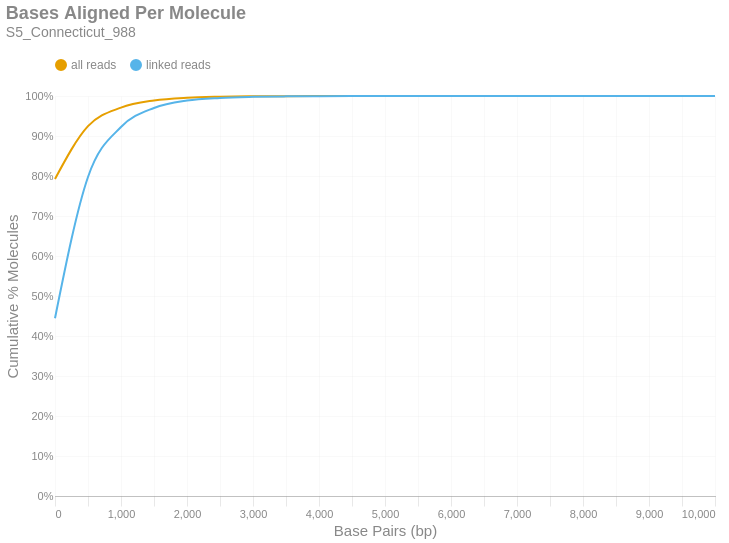

Notebook code for this chart:
### Markdown cell above
### Bases Aligned Per Molecule
This is a cumulative frequency distribution showing the number of base pairs aligned per unique molecule. These data are shown in 500 bp bins. There are two distributions: one with `all reads` (yellow) and another with only `linked reads` (blue). The percent of molecules in the `linked reads` distribution is relative to the total number of linked molecules.

### Code cell
if SKIPLR:
    print_html(f"Skipped")
else:
    binned_df = consolidated_hist(valids['aligned_bp'], mask, 500, True)
    with SafeRender(binned_df):
        (
            density_plot(binned_df, 'Bases Aligned Per Molecule', samplename, 'basesper')
            .encode(
                x=alt.X('bin:Q', title="Base Pairs (bp)").axis(tickMinStep=500).scale(padding=0),
                y=alt.Y('value:Q', title='Cumulative % Molecules')
                    .axis(format='%')
                    .scale(domain = [0,1])
                    .stack(False),
                color=alt.Color("key:N").scale(domain = ["all reads", "linked reads"]),
                tooltip = [
                    alt.Tooltip("key:N", title = "Data Type"),
                    alt.Tooltip("range_label:N", title="Bases Aligned Per Molecule"),
                    alt.Tooltip("value:Q", format = ".2%", title="% Molecules (Cum.)")
                ]
            )
        ).display()

### Figure 1 — Vega-Lite specification as saved in the notebook (floating-point values rounded to 4 significant figures)
{"width": "container", "height": 400, "config": {"title": {"anchor": "start", "dy": -15, "fontSize": 18, "color": "#888888", "subtitleColor": "#888888", "subtitleFontSize": 14}, "arc": {"fill": "#0072B2"}, "axis": {"domainColor": "#888888", "domainWidth": 0.5, "gridWidth": 0.2, "grid": false, "titleFontWeight": 400, "titleFontSize": 15, "labelFontSize": 11, "labelColor": "#888888", "tickColor": "#888888", "tickWidth": 0.2, "titleColor": "#888888"}, "axisBand": {"grid": false}, "axisX": {"grid": true, "tickSize": 10, "domainCap": "round"}, "axisY": {"domain": false, "grid": true, "tickSize": 0, "domainCap": "round"}, "background": "transparent", "header": {"labelFontSize": 15, "labelColor": "#888888", "titleFontSize": 15, "titleFontWeight": 600, "titleColor": "#888888"}, "legend": {"labelFont": "sans-serif", "labelFontSize": 12, "labelColor": "#888888", "symbolSize": 100, "symbolType": "circle", "titleFontSize": 12, "titlePadding": 10, "titleColor": "#888888", "title": null, "orient": "top"}, "range": {"category": ["#E69F00", "#56B4E9", "#009E73", "#F0E442", "#0072B2", "#D55E00", "#CC79A7", "#000000"], "diverging": ["#cfe8f3", "#a2d4ec", "#73bfe2", "#46abdb", "#1696d2", "#12719e"]}, "area": {"fill": "#0072B2", "fillOpacity": 0.7, "line": true, "strokeOpacity": 0.7}, "line": {"color": "#0072B2", "stroke": "#0072B2", "strokeWidth": 2}, "trail": {"color": "#0072B2", "stroke": "#0072B2", "strokeWidth": 0, "size": 1}, "point": {"filled": true, "fillOpacity": 1.0, "size": 95}, "text": {"color": "#888888", "fontSize": 11, "align": "right", "fontWeight": 400, "size": 11}, "bar": {"fill": "#0072B2", "stroke": null}, "view": {"stroke": null, "continuousWidth": 660, "continuousHeight": 400}}, "data": {"name": "data-b8a2006708b1474e0307f4ed9fd420e4"}, "mark": {"type": "line", "interpolate": "monotone", "point": {"opacity": 0, "size": 275}}, "encoding": {"color": {"field": "key", "scale": {"domain": ["all reads", "linked reads"]}, "type": "nominal"}, "tooltip": [{"field": "key", "title": "Data Type", "type": "nominal"}, {"field": "range_label", "title": "Bases Aligned Per Molecule", "type": "nominal"}, {"field": "value", "format": ".2%", "title": "% Molecules (Cum.)", "type": "quantitative"}], "x": {"axis": {"tickMinStep": 500}, "field": "bin", "scale": {"padding": 0}, "title": "Base Pairs (bp)", "type": "quantitative"}, "y": {"axis": {"format": "%"}, "field": "value", "scale": {"domain": [0, 1]}, "stack": false, "title": "Cumulative % Molecules", "type": "quantitative"}}, "params": [{"name": "param_c36ac31b6afebe62", "select": {"type": "point", "fields": ["key"]}, "bind": "legend"}], "title": {"text": "Bases Aligned Per Molecule", "subtitle": "S5_Connecticut_988"}, "transform": [{"fold": ["all reads (cumsum)", "linked reads (cumsum)"]}, {"calculate": "replace(datum.key, ' (cumsum)', '')", "as": "key"}, {"filter": {"param": "param_c36ac31b6afebe62"}}], "usermeta": {"embedOptions": {"downloadFileName": "S5_Connecticut_988.basesper"}}, "$schema": "https://vega.github.io/schema/vega-lite/v6.1.0.json", "datasets": {"data-b8a2006708b1474e0307f4ed9fd420e4": [{"bin": "0.0", "interval": "0.0-500.0", "all reads": 0.7925, "linked reads": 0.4443, "all reads (cumsum)": 0.7925, "linked reads (cumsum)": 0.4443, "range_label": "0-499"}, {"bin": "500.0", "interval": "500.0-1000.0", "all reads": 0.132, "linked reads": 0.3532, "all reads (cumsum)": 0.9246, "linked reads (cumsum)": 0.7975, "range_label": "500-999"}, {"bin": "1000.0", "interval": "1000.0-1500.0", "all reads": 0.04653, "linked reads": 0.1249, "all reads (cumsum)": 0.9711, "linked reads (cumsum)": 0.9224, "range_label": "1000-1499"}, {"bin": "1500.0", "interval": "1500.0-2000.0", "all reads": 0.01775, "linked reads": 0.04764, "all reads (cumsum)": 0.9888, "linked reads (cumsum)": 0.9701, "range_label": "1500-1999"}, {"bin": "2000.0", "interval": "2000.0-2500.0", "all reads": 0.006914, "linked reads": 0.01856, "all reads (cumsum)": 0.9958, "linked reads (cumsum)": 0.9886, "range_label": "2000-2499"}, {"bin": "2500.0", "interval": "2500.0-3000.0", "all reads": 0.002462, "linked reads": 0.006609, "all reads (cumsum)": 0.9982, "linked reads (cumsum)": 0.9952, "range_label": "2500-2999"}, {"bin": "3000.0", "interval": "3000.0-3500.0", "all reads": 0.001006, "linked reads": 0.002702, "all reads (cumsum)": 0.9992, "linked reads (cumsum)": 0.9979, "range_label": "3000-3499"}, {"bin": "3500.0", "interval": "3500.0-4000.0", "all reads": 0.0004384, "linked reads": 0.001177, "all reads (cumsum)": 0.9997, "linked reads (cumsum)": 0.9991, "range_label": "3500-3999"}, {"bin": "4000.0", "interval": "4000.0-4500.0", "all reads": 0.0001815, "linked reads": 0.0004873, "all reads (cumsum)": 0.9998, "linked reads (cumsum)": 0.9996, "range_label": "4000-4499"}, {"bin": "4500.0", "interval": "4500.0-5000.0", "all reads": 8.42e-05, "linked reads": 0.000226, "all reads (cumsum)": 0.9999, "linked reads (cumsum)": 0.9998, "range_label": "4500-4999"}, {"bin": "5000.0", "interval": "5000.0-5500.0", "all reads": 3.454e-05, "linked reads": 9.272e-05, "all reads (cumsum)": 1.0, "linked reads (cumsum)": 0.9999, "range_label": "5000-5499"}, {"bin": "5500.0", "interval": "5500.0-6000.0", "all reads": 1.865e-05, "linked reads": 5.008e-05, "all reads (cumsum)": 1.0, "linked reads (cumsum)": 1.0, "range_label": "5500-5999"}, {"bin": "6000.0", "interval": "6000.0-6500.0", "all reads": 8.445e-06, "linked reads": 2.267e-05, "all reads (cumsum)": 1.0, "linked reads (cumsum)": 1.0, "range_label": "6000-6499"}, {"bin": "6500.0", "interval": "6500.0-7000.0", "all reads": 4.159e-06, "linked reads": 1.117e-05, "all reads (cumsum)": 1.0, "linked reads (cumsum)": 1.0, "range_label": "6500-6999"}, {"bin": "7000.0", "interval": "7000.0-7500.0", "all reads": 1.891e-06, "linked reads": 5.076e-06, "all reads (cumsum)": 1.0, "linked reads (cumsum)": 1.0, "range_label": "7000-7499"}, {"bin": "7500.0", "interval": "7500.0-8000.0", "all reads": 1.008e-06, "linked reads": 2.707e-06, "all reads (cumsum)": 1.0, "linked reads (cumsum)": 1.0, "range_label": "7500-7999"}, {"bin": "8000.0", "interval": "8000.0-8500.0", "all reads": 3.781e-07, "linked reads": 1.015e-06, "all reads (cumsum)": 1.0, "linked reads (cumsum)": 1.0, "range_label": "8000-8499"}, {"bin": "8500.0", "interval": "8500.0-9000.0", "all reads": 3.781e-07, "linked reads": 1.015e-06, "all reads (cumsum)": 1.0, "linked reads (cumsum)": 1.0, "range_label": "8500-8999"}, {"bin": "9000.0", "interval": "9000.0-9500.0", "all reads": 1.26e-07, "linked reads": 3.384e-07, "all reads (cumsum)": 1.0, "linked reads (cumsum)": 1.0, "range_label": "9000-9499"}, {"bin": "9500.0", "interval": "9500.0-10000.0", "all reads": 1.26e-07, "linked reads": 3.384e-07, "all reads (cumsum)": 1.0, "linked reads (cumsum)": 1.0, "range_label": "9500-9999"}, {"bin": "10000.0", "interval": "10000.0-10500.0", "all reads": 1.26e-07, "linked reads": 3.384e-07, "all reads (cumsum)": 1.0, "linked reads (cumsum)": 1.0, "range_label": "10000-10499"}]}}
